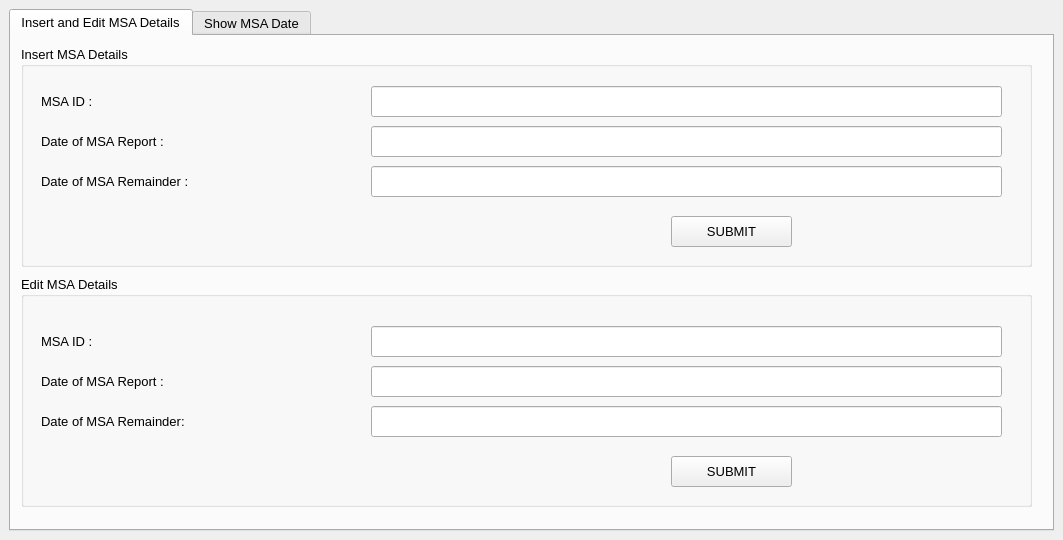
<?xml version="1.0" encoding="UTF-8"?>
<ui version="4.0">
 <class>MSA</class>
 <widget class="QMainWindow" name="MSA">
  <property name="geometry">
   <rect>
    <x>0</x>
    <y>0</y>
    <width>1063</width>
    <height>540</height>
   </rect>
  </property>
  <property name="minimumSize">
   <size>
    <width>1063</width>
    <height>540</height>
   </size>
  </property>
  <property name="maximumSize">
   <size>
    <width>1063</width>
    <height>540</height>
   </size>
  </property>
  <property name="windowTitle">
   <string>MSA</string>
  </property>
  <property name="statusTip">
   <string extracomment="go to hell"/>
  </property>
  <property name="whatsThis">
   <string extracomment="going"/>
  </property>
  <property name="accessibleName">
   <string extracomment="jff"/>
  </property>
  <property name="accessibleDescription">
   <string extracomment="jgfgjfg"/>
  </property>
  <widget class="QWidget" name="centralwidget">
   <layout class="QGridLayout" name="gridLayout_2">
    <item row="0" column="0">
     <layout class="QVBoxLayout" name="verticalLayout">
      <item>
       <widget class="QTabWidget" name="tabWidget">
        <property name="font">
         <font>
          <family>Segoe UI</family>
          <pointsize>10</pointsize>
          <weight>50</weight>
          <bold>false</bold>
         </font>
        </property>
        <property name="tabPosition">
         <enum>QTabWidget::North</enum>
        </property>
        <property name="tabShape">
         <enum>QTabWidget::Rounded</enum>
        </property>
        <property name="currentIndex">
         <number>0</number>
        </property>
        <property name="elideMode">
         <enum>Qt::ElideNone</enum>
        </property>
        <widget class="QWidget" name="tab">
         <attribute name="title">
          <string>Insert and Edit MSA Details</string>
         </attribute>
         <widget class="QGroupBox" name="groupBox">
          <property name="geometry">
           <rect>
            <x>10</x>
            <y>10</y>
            <width>1011</width>
            <height>221</height>
           </rect>
          </property>
          <property name="title">
           <string>Insert MSA Details</string>
          </property>
          <widget class="QLabel" name="label">
           <property name="geometry">
            <rect>
             <x>20</x>
             <y>40</y>
             <width>291</width>
             <height>31</height>
            </rect>
           </property>
           <property name="font">
            <font>
             <family>Segoe UI</family>
             <pointsize>10</pointsize>
             <weight>50</weight>
             <bold>false</bold>
            </font>
           </property>
           <property name="text">
            <string>MSA ID :</string>
           </property>
          </widget>
          <widget class="QLineEdit" name="lineEdit">
           <property name="geometry">
            <rect>
             <x>350</x>
             <y>40</y>
             <width>631</width>
             <height>31</height>
            </rect>
           </property>
          </widget>
          <widget class="QLabel" name="label_2">
           <property name="geometry">
            <rect>
             <x>20</x>
             <y>80</y>
             <width>291</width>
             <height>31</height>
            </rect>
           </property>
           <property name="font">
            <font>
             <family>Segoe UI</family>
             <pointsize>10</pointsize>
             <weight>50</weight>
             <bold>false</bold>
            </font>
           </property>
           <property name="text">
            <string>Date of MSA Report :</string>
           </property>
          </widget>
          <widget class="QLineEdit" name="lineEdit_2">
           <property name="geometry">
            <rect>
             <x>350</x>
             <y>80</y>
             <width>631</width>
             <height>31</height>
            </rect>
           </property>
          </widget>
          <widget class="QLineEdit" name="lineEdit_7">
           <property name="geometry">
            <rect>
             <x>350</x>
             <y>120</y>
             <width>631</width>
             <height>31</height>
            </rect>
           </property>
          </widget>
          <widget class="QLabel" name="label_7">
           <property name="geometry">
            <rect>
             <x>20</x>
             <y>120</y>
             <width>291</width>
             <height>31</height>
            </rect>
           </property>
           <property name="font">
            <font>
             <family>Segoe UI</family>
             <pointsize>10</pointsize>
             <weight>50</weight>
             <bold>false</bold>
            </font>
           </property>
           <property name="text">
            <string>Date of MSA Remainder :</string>
           </property>
          </widget>
          <widget class="QPushButton" name="pushButton">
           <property name="geometry">
            <rect>
             <x>650</x>
             <y>170</y>
             <width>121</width>
             <height>31</height>
            </rect>
           </property>
           <property name="text">
            <string>SUBMIT</string>
           </property>
          </widget>
         </widget>
         <widget class="QGroupBox" name="groupBox_2">
          <property name="geometry">
           <rect>
            <x>10</x>
            <y>240</y>
            <width>1011</width>
            <height>231</height>
           </rect>
          </property>
          <property name="title">
           <string>Edit MSA Details</string>
          </property>
          <widget class="QLabel" name="label_3">
           <property name="geometry">
            <rect>
             <x>20</x>
             <y>50</y>
             <width>291</width>
             <height>31</height>
            </rect>
           </property>
           <property name="font">
            <font>
             <family>Segoe UI</family>
             <pointsize>10</pointsize>
             <weight>50</weight>
             <bold>false</bold>
            </font>
           </property>
           <property name="text">
            <string>MSA ID :</string>
           </property>
          </widget>
          <widget class="QLineEdit" name="lineEdit_3">
           <property name="geometry">
            <rect>
             <x>350</x>
             <y>50</y>
             <width>631</width>
             <height>31</height>
            </rect>
           </property>
          </widget>
          <widget class="QLabel" name="label_4">
           <property name="geometry">
            <rect>
             <x>20</x>
             <y>90</y>
             <width>291</width>
             <height>31</height>
            </rect>
           </property>
           <property name="font">
            <font>
             <family>Segoe UI</family>
             <pointsize>10</pointsize>
             <weight>50</weight>
             <bold>false</bold>
            </font>
           </property>
           <property name="text">
            <string>Date of MSA Report :</string>
           </property>
          </widget>
          <widget class="QLineEdit" name="lineEdit_4">
           <property name="geometry">
            <rect>
             <x>350</x>
             <y>90</y>
             <width>631</width>
             <height>31</height>
            </rect>
           </property>
          </widget>
          <widget class="QLabel" name="label_6">
           <property name="geometry">
            <rect>
             <x>20</x>
             <y>130</y>
             <width>321</width>
             <height>31</height>
            </rect>
           </property>
           <property name="font">
            <font>
             <family>Segoe UI</family>
             <pointsize>10</pointsize>
             <weight>50</weight>
             <bold>false</bold>
            </font>
           </property>
           <property name="text">
            <string>Date of MSA Remainder:</string>
           </property>
          </widget>
          <widget class="QLineEdit" name="lineEdit_6">
           <property name="geometry">
            <rect>
             <x>350</x>
             <y>130</y>
             <width>631</width>
             <height>31</height>
            </rect>
           </property>
           <property name="text">
            <string/>
           </property>
          </widget>
          <widget class="QPushButton" name="pushButton_2">
           <property name="geometry">
            <rect>
             <x>650</x>
             <y>180</y>
             <width>121</width>
             <height>31</height>
            </rect>
           </property>
           <property name="text">
            <string>SUBMIT</string>
           </property>
          </widget>
         </widget>
        </widget>
        <widget class="QWidget" name="tab_2">
         <attribute name="title">
          <string>Show MSA Date</string>
         </attribute>
         <widget class="QLineEdit" name="lineEdit_8">
          <property name="geometry">
           <rect>
            <x>340</x>
            <y>29</y>
            <width>561</width>
            <height>31</height>
           </rect>
          </property>
         </widget>
         <widget class="QLineEdit" name="lineEdit_9">
          <property name="geometry">
           <rect>
            <x>340</x>
            <y>89</y>
            <width>681</width>
            <height>31</height>
           </rect>
          </property>
         </widget>
         <widget class="QLabel" name="label_8">
          <property name="geometry">
           <rect>
            <x>20</x>
            <y>29</y>
            <width>151</width>
            <height>31</height>
           </rect>
          </property>
          <property name="font">
           <font>
            <family>Segoe UI</family>
            <pointsize>10</pointsize>
            <weight>50</weight>
            <bold>false</bold>
           </font>
          </property>
          <property name="text">
           <string>MSA ID :</string>
          </property>
         </widget>
         <widget class="QLabel" name="label_9">
          <property name="geometry">
           <rect>
            <x>20</x>
            <y>89</y>
            <width>301</width>
            <height>31</height>
           </rect>
          </property>
          <property name="font">
           <font>
            <family>Segoe UI</family>
            <pointsize>10</pointsize>
            <weight>50</weight>
            <bold>false</bold>
           </font>
          </property>
          <property name="text">
           <string>Date of gauge MSA Report :</string>
          </property>
         </widget>
         <widget class="QLabel" name="label_10">
          <property name="geometry">
           <rect>
            <x>20</x>
            <y>149</y>
            <width>301</width>
            <height>31</height>
           </rect>
          </property>
          <property name="font">
           <font>
            <family>Segoe UI</family>
            <pointsize>10</pointsize>
            <weight>50</weight>
            <bold>false</bold>
           </font>
          </property>
          <property name="text">
           <string>Date of MSA Remainder :</string>
          </property>
         </widget>
         <widget class="QLineEdit" name="lineEdit_10">
          <property name="geometry">
           <rect>
            <x>340</x>
            <y>149</y>
            <width>681</width>
            <height>31</height>
           </rect>
          </property>
         </widget>
         <widget class="QPushButton" name="pushButton_3">
          <property name="geometry">
           <rect>
            <x>920</x>
            <y>30</y>
            <width>101</width>
            <height>28</height>
           </rect>
          </property>
          <property name="text">
           <string>Search</string>
          </property>
         </widget>
         <widget class="Line" name="line">
          <property name="geometry">
           <rect>
            <x>-3</x>
            <y>-31</y>
            <width>1041</width>
            <height>521</height>
           </rect>
          </property>
          <property name="orientation">
           <enum>Qt::Horizontal</enum>
          </property>
         </widget>
         <zorder>line</zorder>
         <zorder>lineEdit_8</zorder>
         <zorder>lineEdit_9</zorder>
         <zorder>label_8</zorder>
         <zorder>label_9</zorder>
         <zorder>label_10</zorder>
         <zorder>lineEdit_10</zorder>
         <zorder>pushButton_3</zorder>
        </widget>
       </widget>
      </item>
     </layout>
    </item>
   </layout>
  </widget>
 </widget>
 <resources/>
 <connections/>
</ui>
